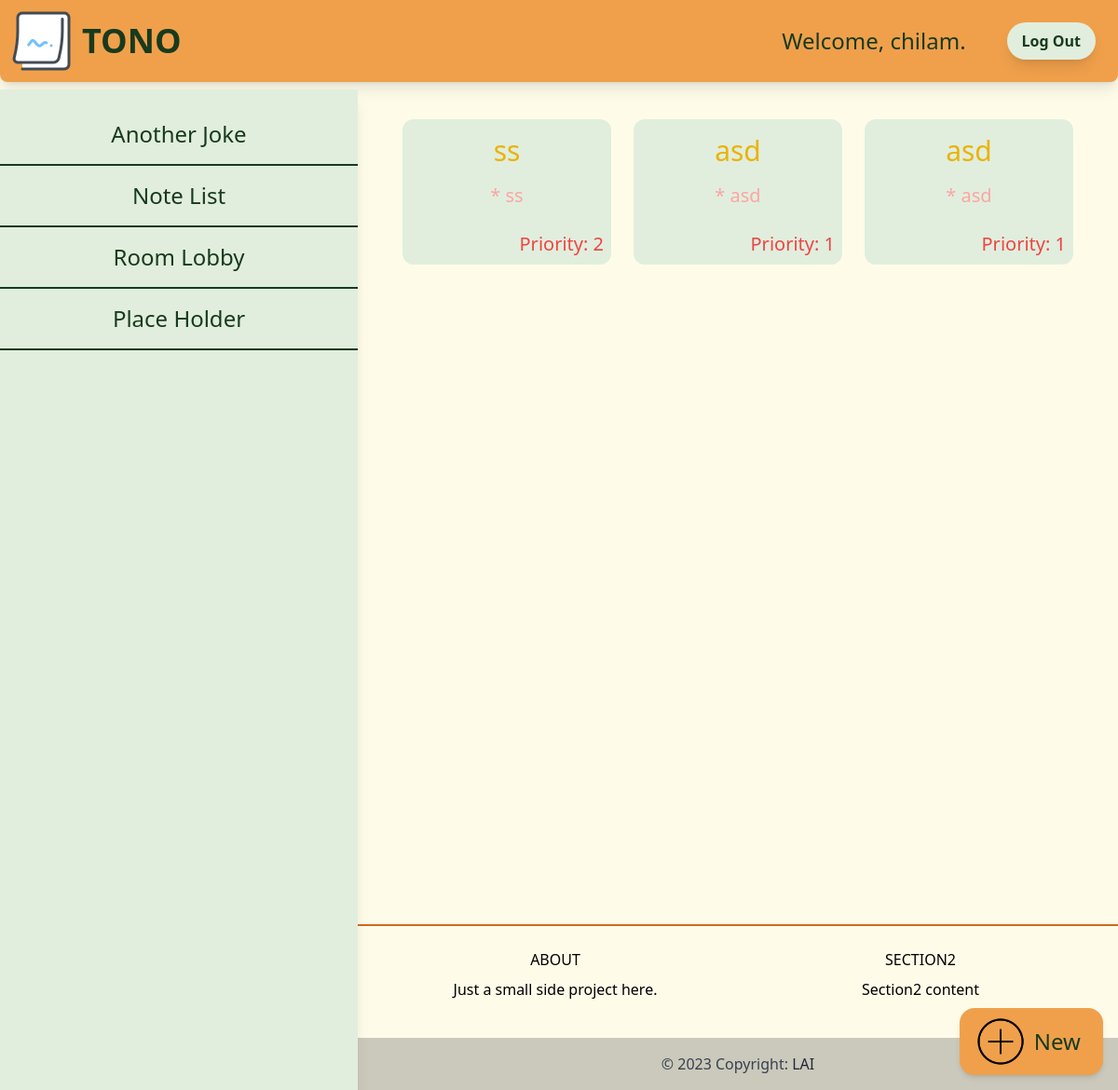
/notes/ (signed in), run on the app's committed database.
### item/models.py (models this page shows, shortened)
class Note(models.Model):
    name = models.TextField(max_length=30)
    detail = models.TextField(max_length=80)
    inlist = models.ForeignKey(NoteList,related_name='notes',on_delete=models.CASCADE,blank=True)
    complete = models.BooleanField(default=False)
    priority = models.IntegerField()
    created_at = models.DateTimeField(auto_now=True)
    created_by = models.ForeignKey(User, related_name='notes', on_delete=models.CASCADE)
    class meta:
        ordering = ('priority')

### core/views.py (the view)
# urls.py: path('notes/',notes,name='notes'),
@login_required
def notes(request):
    notes = Note.objects.filter(created_by = request.user).order_by('-priority')
    sum = notes.count()
    finished = Note.objects.filter(created_by = request.user, complete=True).count()
    unfinished = sum - finished
    return render(request,'core/notes.html', {
        'notes': notes,
        'sum': sum,
        'fin': finished,
        'unfin': unfinished,
    })

### core/templates/core/notes.html (shortened to what this page needs)
{%extends './base.html'%}
{%load static%}
{%block content%}
<div class="bg-alu-main px-4">
<div class="grid grid-cols-3 px-8 py-8 gap-6 bg-yellow-50 ">
{%for note in notes%}
    {%if note.complete == True%}
    <a href="{%url 'notedetail' note.id%}" class="text-center rounded-xl hover:animate-pulse bg-alu-red">
    {%else%}
    <a href="{%url 'notedetail' note.id%}" class="text-center rounded-xl hover:bg-alu-btn bg-alu-netural ease-in duration-300">
    {%endif%}
    <p class="text-3xl text-semibold text-yellow-500 mt-4 mb-4">{{note.name}}</p>
    <p class="text-xl text-red-300 mt-4 mb-4 px-2 whitespace-normal">* {{note.detail}}</p>
    <p class="text-end text-xl text-red-500 p-2">Priority: {{note.priority}}</p>
    </a>
{%endfor%}
</div>
<div class="fixed bottom-4 lg:w-3/4 md:w1-/2 right-4">
    <a href='/newnote' class="flex float-right bg-alu-three items-center rounded-2xl py-2 px-4 shadow-md hover:animate-pulse">
        <img src="{% static '/images/add100.png' %}" width="56" height="56" class="justify-self-center " alt="addBtn"></img>
        <h1 class="text-2xl text-alu-btn p-2">New</h1>
    </a>
</div>
</div>
{%endblock%}

### core/templates/core/base.html (shortened to what this page needs)
{% load static %}
<!DOCTYPE html>
<html>
    <head>
        <link rel="stylesheet" href="{% static 'mainout.css' %}">
    </head>
    <body class="bg-alu-main h-full min-h-full">
      <nav class="w-full flex flex-wrap justify-between fixed">
        <div class="container-fluid w-full flex flex-wrap justify-between px-3 py-3 bg-alu-three rounded-b-lg shadow-lg">
          <div class="inline-flex items-center">
                <img src="{% static '/images/logo.png' %}" alt="myLogo"></img>
                <a class="uppercase pl-3 text-4xl text-alu-btn font-extrabold" href="/">tono</a>
                </div>
                <div class="inline-flex justify-between whitespace-nowrap">
                  {%if request.user.is_authenticated %}
                    <p class="text-2xl h-8 leading-8 py-4 text-alu-btn px-8">Welcome, {{request.user.username}}.</p>
                    <button class="flex-1 text-center bg-alu-netural hover:bg-alu-btn text-alu-btn font-semibold py-2 px-4 m-3 rounded-full shadow-lg ease-in duration-200">
                      <a href="{% url 'logout'%}">Log Out</a></button>
                  {%endif%}
                </div>
              </div>
      </nav>
      <div class="flex flex-row">
        <div class="flex flex-col flex-wrap justify-items-center bg-alu-netural shadow-lg whitespace-nowrap w-96 h-full fixed mt-24 py-4">
          <button class="text-alu-btn text-2xl hover:bg-alu-three border-b-2 border-alu-btn py-4">Another Joke</button>
          <button class="text-alu-btn text-2xl hover:bg-alu-three border-b-2 border-alu-btn py-4">Note List</button>
          <button class="text-alu-btn text-2xl hover:bg-alu-three border-b-2 border-alu-btn py-4">Room Lobby</button>
          <button class="text-alu-btn text-2xl hover:bg-alu-three border-b-2 border-alu-btn py-4">Place Holder</button>
        </div>
        <div class="flex flex-col bg-alu-main w-full h-full">
      <div class="pl-96 mt-24 h-screen mb-24">
      {% block content %}{% endblock %}
      </div>
      <footer class="text-center bg-alu-main border-t-2 border-t-alu-red pl-96">
        <div class="container p-6 text-gray-80 ">
          <div class="grid grid-cols-2 gap-4">
            <div class="mb-6 md:mb-0">
              <h5 class="font-medium mb-2 uppercase">About</h5>
              <p class="mb-4">
                Just a small side project here.
              </p>
            </div>
            <div class="mb-6 md:mb-0">
              <h5 class="font-medium mb-2 uppercase">Section2</h5>
              <p class="mb-4">
                Section2 content
              </p>
            </div>
          </div>
        </div>
        <div class="text-center text-gray-700 p-4" style="background-color: rgba(0, 0, 0, 0.2);">
          © 2023 Copyright:
          <a class="text-gray-800" href="">LAI</a>
        </div>
      </footer>
    </div>
  </div>
    </body>
</html>

### data on the page
Note: name "ss", detail "ss", priority "2"
Note: name "asd", detail "asd", priority "1"
Note: name "asd", detail "asd", priority "1"

### other printed values
{{ request.user.username }} "chilam"
